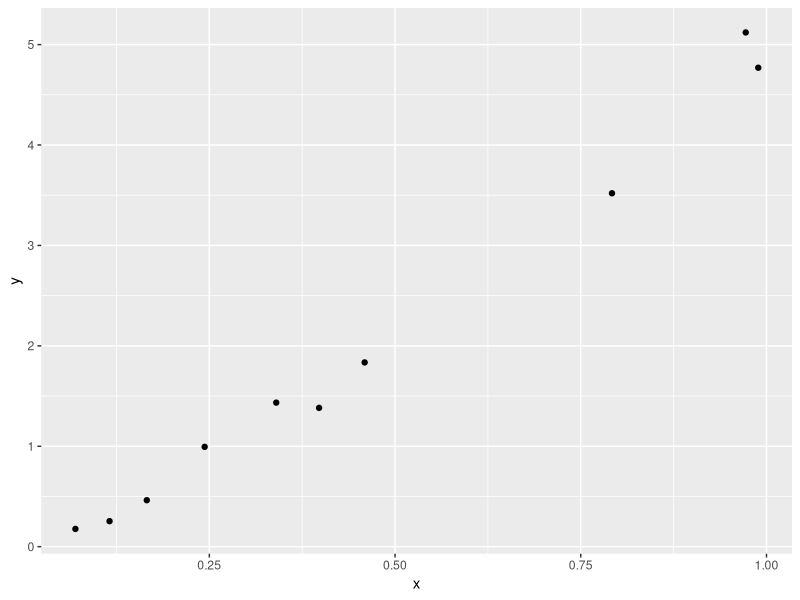
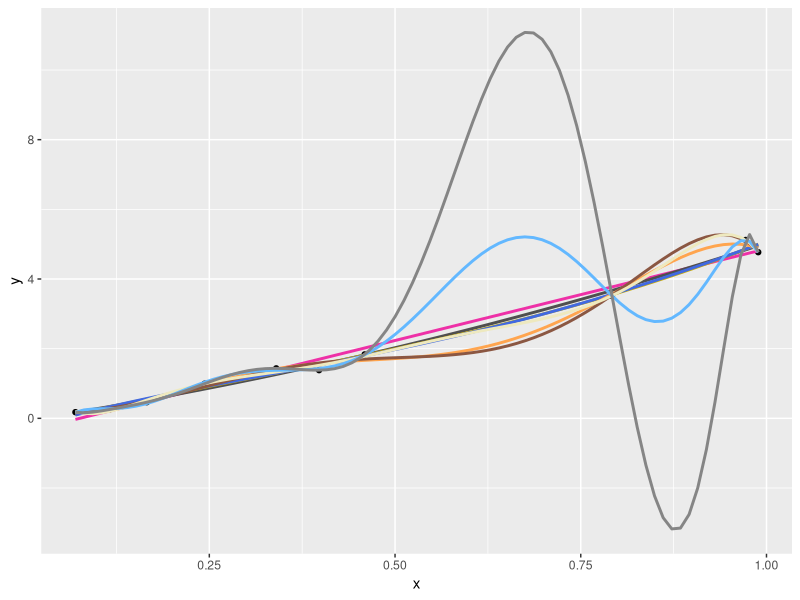
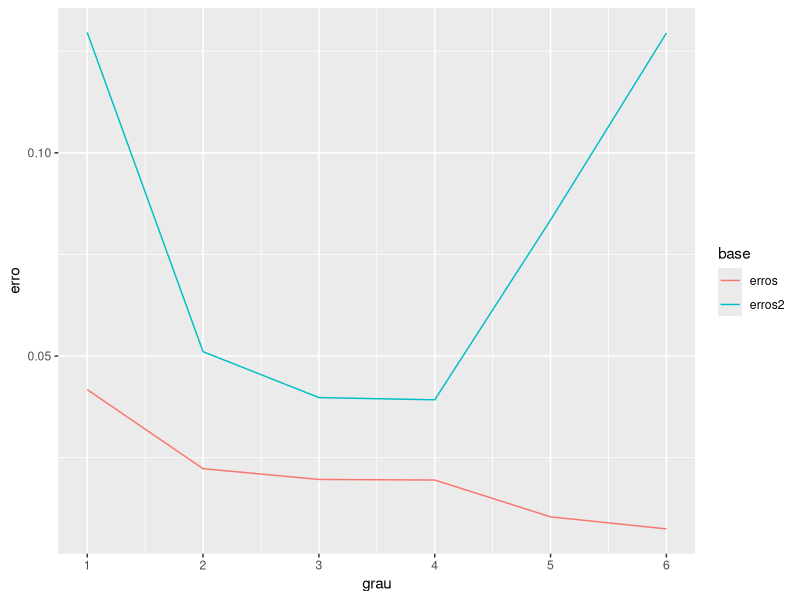

R code for these plots, in order:
## ---- chunk 1
library(tidyverse)
## ---- chunk 2
set.seed(7)
dados <- tibble(
  x = runif(10),
  y = 2 * x + 3 * x ^ 2 + rnorm(10, 0, 0.15) 
)
dados2 <- tibble(
  x = runif(100),
  y = 2 * x + 3 * x ^ 2 + rnorm(100, 0, 0.1) 
)
## ---- chunk 3
ggplot(dados, aes(x = x, y = y)) + 
  geom_point()
## ---- chunk 4
modelos <- map(1:9, ~lm(y ~ poly(x, .x), data = dados))
erros <- map_dbl(modelos, ~mean((dados$y - predict(.x))^2))
erros2 <- map_dbl(modelos, ~mean((dados2$y - predict(.x, newdata = dados2))^2))

set.seed(1)
cores <- sample(colors(TRUE), 9)
smooths <- map2(1:9, cores, 
                ~geom_smooth(formula = y ~ poly(x, .x), colour = .y, 
                             se = FALSE, method = 'lm'))
p_base <- ggplot(dados, aes(x = x, y = y)) + 
  geom_point()
smooths <- append(list(p_base), smooths)
smooths %>% reduce(`+`)
## ---- chunk 5
cbind(erros, erros2) %>%
  as_tibble() %>%
  mutate(grau = 1:n()) %>%
  filter(grau < 7) %>%
  gather(base, erro, starts_with("erro")) %>%
  ggplot(aes(x = grau, y = erro, colour = base)) +
  geom_line() +
  scale_x_continuous(breaks = 1:7)
